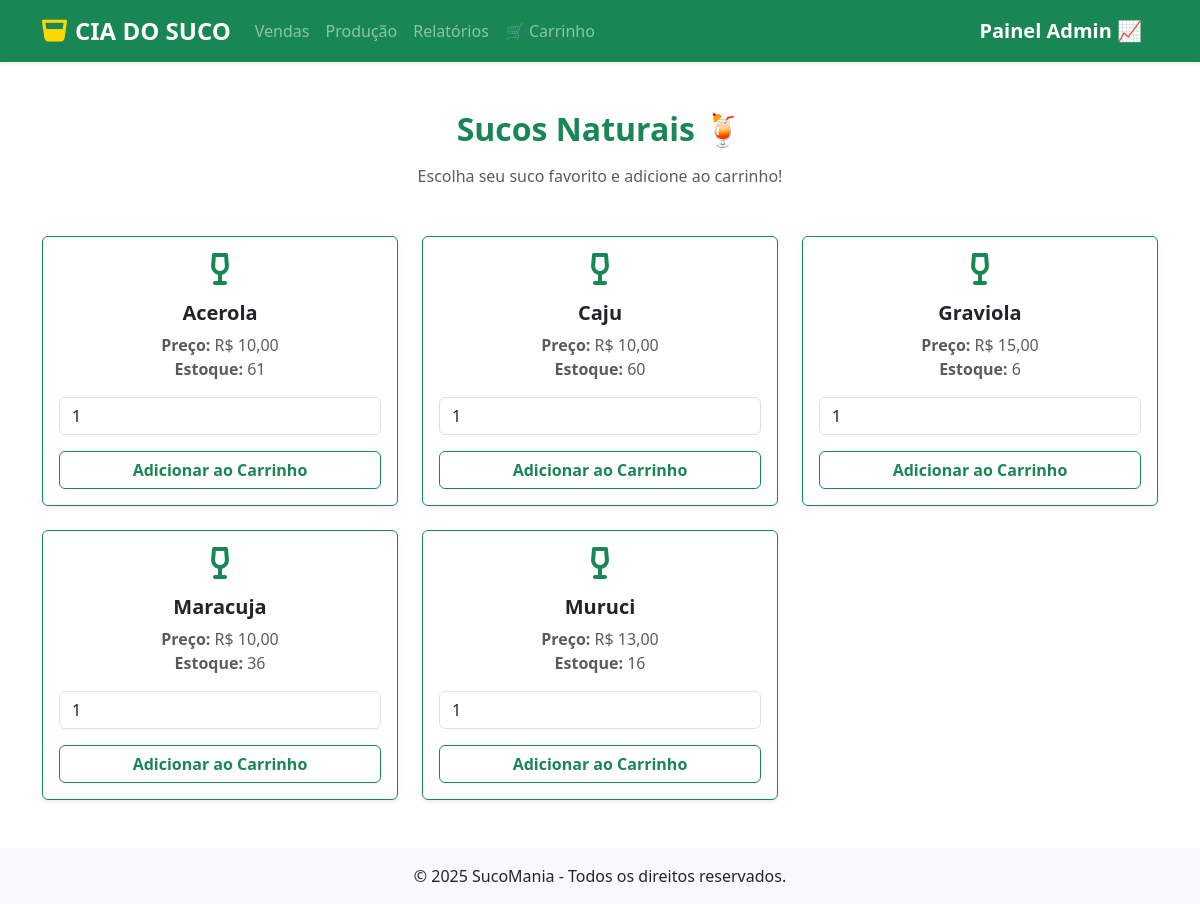
Page /sucos/ on the earlier database version.
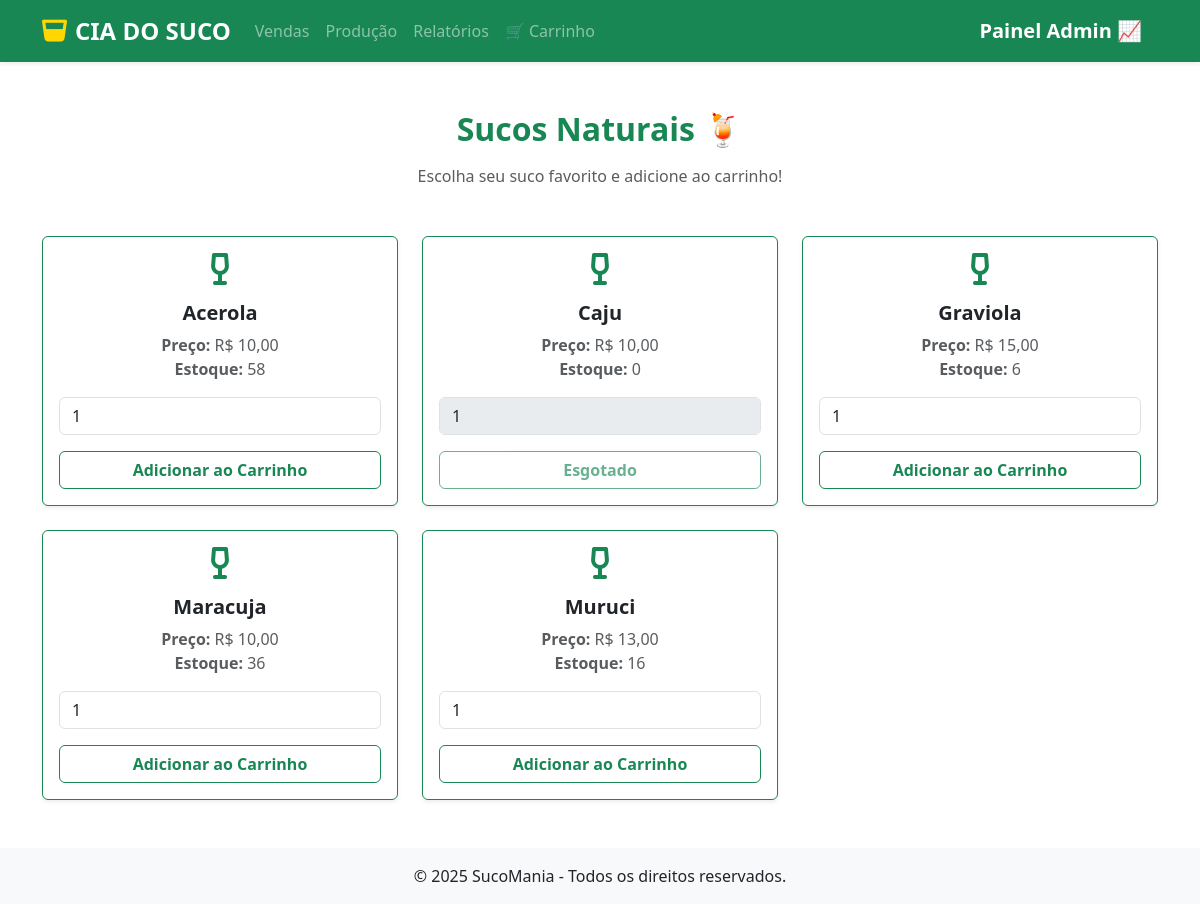
Same page on the later database version.
### sucos/models.py (models this page shows, shortened)
class Product(models.Model):
    title = models.CharField(max_length= 100, verbose_name='Titutlo')
    ingredient  = models.ForeignKey('Ingredient', on_delete=models.PROTECT,related_name='products', verbose_name='Ingrediente')
    quantity = models.PositiveBigIntegerField(default=0, verbose_name='Quantidade em Estoque')
    category = models.ForeignKey(Category, on_delete= models.PROTECT, related_name='products', verbose_name='Categoria')
    price = models.DecimalField(max_digits=10, decimal_places=2, verbose_name='Preço')
    is_active = models.BooleanField(default=True, verbose_name='Ativo')
    description = models.TextField(null=True, blank=True, verbose_name='Descrição')
    created_at = models.DateTimeField(auto_now_add=True, verbose_name='Criado em')
    updated_at = models.DateTimeField(auto_now=True, verbose_name='Atualizado em')
    class Meta:
        ordering = ['title']
        verbose_name = 'Produto'

### sucos/views.py (the view)
# urls.py: path('sucos/', listar_sucos, name='sucos'),
def listar_sucos(request):
    sucos = Product.objects.filter(category__name='Suco', is_active = True )
    return render(request, 'produtos/suco.html', {'sucos':sucos})

### sucos/templates/produtos/suco.html (shortened to what this page needs)
{% extends 'venda.html' %}
{% load static %}
{% block menu %}
<nav class="navbar navbar-expand-lg navbar-dark bg-success shadow-sm">
    <div class="container">
        <a class="navbar-brand d-flex align-items-center" href="{% url 'inicio' %}">
            <i class="fas fa-glass-whiskey fa-lg me-2" style="color: #FFD700;"></i>
            <span class="fw-bold fs-4">CIA DO SUCO</span>
        </a>
        <div class="collapse navbar-collapse" id="navbarNav">
            <ul class="navbar-nav me-auto">
                <li class="nav-item"><a class="nav-link" href="{% url 'venda' %}">Vendas</a></li>
                <li class="nav-item"><a class="nav-link" href="{% url 'sucos-producao' %}">Produção</a></li>
                <li class="nav-item"><a class="nav-link" href="{% url 'relatorio' %}">Relatórios</a></li>
                <li class="nav-item"><a class="nav-link" href="{% url 'ver_carrinho' %}">🛒 Carrinho</a></li>
            </ul>
            <a class="navbar-brand text-white" href="{% url 'admin:index' %}">
                <span class="fw-bold fs-5">Painel Admin 📈</span>
            </a>
        </div>
    </div>
</nav>
{% endblock %}
{% block conteudo %}
<div class="container py-5">
    <h2 class="text-center text-success fw-bold mb-3">Sucos Naturais 🍹</h2>
    <p class="text-center text-muted mb-5">Escolha seu suco favorito e adicione ao carrinho!</p>
    {% if sucos %}
        <div class="row g-4">
            {% for suco in sucos %}
            <div class="col-md-4">
                <div class="card border-success shadow-sm h-100">
                    <div class="card-body text-center">
                        <i class="fas fa-wine-glass-alt fa-2x text-success mb-3"></i>
                        <h5 class="card-title fw-bold">{{ suco.title }}</h5>
                        <p class="card-text text-muted">
                            <strong>Preço:</strong> R$ {{ suco.price }} <br>
                            <strong>Estoque:</strong> {{ suco.quantity }}
                        </p>
                        <form method="post" action="{% url 'adicionar_carrinho' %}">
                            <div class="input-group mb-3">
                                <input type="number"
                                       name="quantidade"
                                       value="1"
                                       min="1"
                                       max="{{ suco.quantity }}"
                                       class="form-control"
                                       placeholder="Quantidade"
                                       {% if suco.quantity == 0 %}disabled{% endif %}>
                            </div>
                            <button type="submit"
                                    class="btn btn-outline-success w-100 fw-bold"
                                    {% if suco.quantity == 0 %}disabled{% endif %}>
                                {% if suco.quantity == 0 %}Esgotado{% else %}Adicionar ao Carrinho{% endif %}
                            </button>
                        </form>
                    </div>
                </div>
            </div>
            {% endfor %}
        </div>
    {% else %}
        <div class="alert alert-warning text-center mt-4" role="alert">
            Nenhum suco disponível no momento! 😢
        </div>
    {% endif %}
</div>
{% endblock %}

Differences in the rows shown:
changed Product "Acerola": quantity "61" → "58"
changed Product "Caju": quantity "60" → "0"; quantity "Adicionar ao Carrinho" → "Esgotado"
